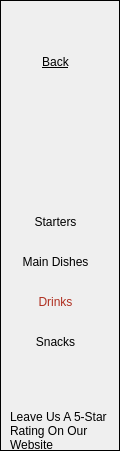
      <widget class="QFrame" name="frame_43">
       <property name="geometry">
        <rect>
         <x>2</x>
         <y>0</y>
         <width>120</width>
         <height>451</height>
        </rect>
       </property>
       <property name="styleSheet">
        <string notr="true">border: 1px solid black;</string>
       </property>
       <property name="frameShape">
        <enum>QFrame::StyledPanel</enum>
       </property>
       <property name="frameShadow">
        <enum>QFrame::Raised</enum>
       </property>
       <widget class="QPushButton" name="starterbtn">
        <property name="geometry">
         <rect>
          <x>30</x>
          <y>210</y>
          <width>51</width>
          <height>21</height>
         </rect>
        </property>
        <property name="styleSheet">
         <string notr="true">background-color: transparent;
padding-bottom: -3;
border: 0;
font: 12pt &quot;Agency FB&quot;;
</string>
        </property>
        <property name="text">
         <string>Starters</string>
        </property>
       </widget>
       <widget class="QPushButton" name="mainnbtn">
        <property name="geometry">
         <rect>
          <x>20</x>
          <y>250</y>
          <width>71</width>
          <height>21</height>
         </rect>
        </property>
        <property name="styleSheet">
         <string notr="true">background-color: transparent;
padding-bottom: -3;
border: 0;
font: 12pt &quot;Agency FB&quot;;</string>
        </property>
        <property name="text">
         <string>Main Dishes</string>
        </property>
       </widget>
       <widget class="QPushButton" name="pushButton_101">
        <property name="geometry">
         <rect>
          <x>30</x>
          <y>290</y>
          <width>51</width>
          <height>21</height>
         </rect>
        </property>
        <property name="styleSheet">
         <string notr="true">background-color: transparent;
padding-bottom: -3;
border: 0;
font: 12pt &quot;Agency FB&quot;;
color: rgb(175, 47, 32);</string>
        </property>
        <property name="text">
         <string>Drinks</string>
        </property>
       </widget>
       <widget class="QPushButton" name="snacksbtn_2">
        <property name="geometry">
         <rect>
          <x>30</x>
          <y>330</y>
          <width>51</width>
          <height>21</height>
         </rect>
        </property>
        <property name="styleSheet">
         <string notr="true">background-color: transparent;
padding-bottom: -3;
border: 0;
font: 12pt &quot;Agency FB&quot;;</string>
        </property>
        <property name="text">
         <string>Snacks</string>
        </property>
       </widget>
       <widget class="QLabel" name="label_82">
        <property name="geometry">
         <rect>
          <x>10</x>
          <y>410</y>
          <width>101</width>
          <height>41</height>
         </rect>
        </property>
        <property name="styleSheet">
         <string notr="true">background-color: transparent;
padding-bottom: -3;
border: 0;
font: 11pt &quot;Agency FB&quot;;</string>
        </property>
        <property name="text">
         <string>Leave Us A 5-Star Rating On Our Website</string>
        </property>
        <property name="wordWrap">
         <bool>true</bool>
        </property>
       </widget>
       <widget class="QPushButton" name="back2">
        <property name="geometry">
         <rect>
          <x>30</x>
          <y>50</y>
          <width>51</width>
          <height>21</height>
         </rect>
        </property>
        <property name="styleSheet">
         <string notr="true">background-color: transparent;
padding-bottom: -3;
border: 0;
font: 12pt &quot;Agency FB&quot;;
text-decoration: underline;</string>
        </property>
        <property name="text">
         <string>Back</string>
        </property>
       </widget>
      </widget>
